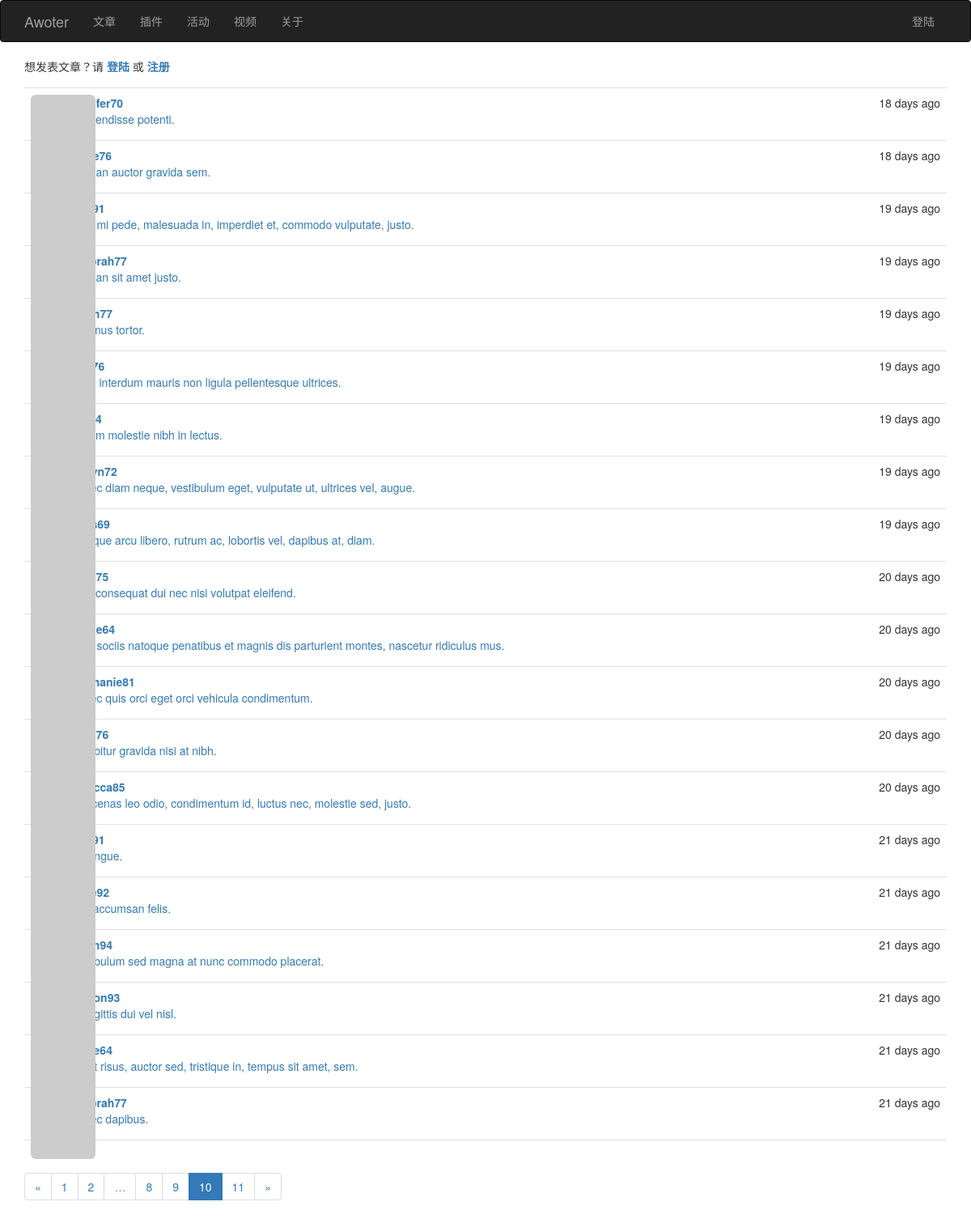
The page /doc?page=10 on the database its author committed.
### app/models.py (models this page shows, shortened)
class Post(db.Model):
    __tablename__ = 'posts'
    id = db.Column(db.Integer, primary_key=True)
    article_title = db.Column(db.String(128), index=True)
    body = db.Column(db.Text)
    timestamp = db.Column(db.DateTime, index=True, default=datetime.utcnow)
    author_id = db.Column(db.Integer, db.ForeignKey('users.id'))
    body_html = db.Column(db.Text)

class User(UserMixin, db.Model):
    __tablename__ = 'users'
    id = db.Column(db.Integer, primary_key=True)
    email = db.Column(db.String(64), unique=True, index=True)
    username = db.Column(db.String(64), unique=True, index=True)
    role_id = db.Column(db.Integer, db.ForeignKey('roles.id'))
    password_hash = db.Column(db.String(128))
    confirmed = db.Column(db.Boolean, default=False)
    nickname = db.Column(db.String(64))
    location = db.Column(db.String(64))
    about_me = db.Column(db.Text())
    member_since = db.Column(db.DateTime(), default=datetime.utcnow)
    last_seen = db.Column(db.DateTime(), default=datetime.utcnow)
    avatar_hash = db.Column(db.String(32))
    posts = db.relationship('Post', backref='author', lazy='dynamic')
    @property
    def password(self):
        raise AttributeError('password is not a readable attribute')
    def gravatar(self,  size=100, default='identicon', rating='g'):
        if request.is_secure:
            url = 'https://secure.gravatar.com/avatar'
        else:
            url = 'https://www.gravatar.com/avatar'
        hash = self.avatar_hash or hashlib.md5(self.email.encode('utf-8')).hexdigest()
        return '{url}/{hash}?s={size}&d={default}&r={rating}'.format(
            url=url, hash=hash, size=size, default=default, rating=rating)

### app/main/views.py (the view)
@main.route('/doc')
def doc():
    title = u'文章列表'
    body_show = False
    page = request.args.get('page', 1, type=int)
    pagination = Post.query.order_by(Post.timestamp.desc()).paginate(
        page, per_page=current_app.config['AWOTER_DOC_PER_PAGE'],
        error_out=False)
    posts = pagination.items
    return render_template('doc.html', title=title, posts=posts, pagination=pagination, body_show=body_show)

### app/auth/views.py (called while the page is built)
@auth.before_app_request
def before_request():
    if current_user.is_authenticated \
            and not current_user.confirmed \
            and request.endpoint[:5] != 'auth.' \
            and request.endpoint != 'static':
        return redirect(url_for('auth.unconfirmed'))

@auth.before_app_request
def before_request():
    if current_user.is_authenticated:
        current_user.ping()
        if not current_user.confirmed \
                and request.endpoint[:5] != 'auth.':
            return redirect(url_for('auth.unconfirmed'))

### app/main/__init__.py (called while the page is built)
@main.app_context_processor
def inject_permissions():
    return dict(Permission=Permission)

### app/templates/doc.html
{% extends "base.html" %}
{% import "_macros.html" as macros %}
{% block page_content %}
    {% if current_user.is_authenticated %}
    <a class="btn btn-info" href="{{ url_for('main.post') }}">创建文章</a>
    {% else %}
        <p>想发表文章？请 <a href="{{ url_for('auth.login') }}"><strong>登陆</a></strong> 或
            <a href="{{ url_for('auth.register') }}"><strong>注册</strong></a></p>
    {% endif %}
{% include '_doc.html' %}
{% if pagination %}
<div class="pagination">
    {{ macros.pagination_widget(pagination, 'main.doc') }}
</div>
{% endif %}
{% endblock %}

### app/templates/_doc.html (shortened to what this page needs)
<ul class="posts">
    {% for post in posts %}
    <li class="post">
        <div class="post-thumbnail">
            <a href="{{ url_for('.user_page', username=post.author.username) }}">
                <img class="img-rounded profile-thumbnail" src="{{ post.author.gravatar(size=40) }}">
            </a>
        </div>
        <div class="post-content">
            <div class="post-date">{{ moment(post.timestamp).fromNow() }}</div>
            <div class="post-author">
                <a href="{{ url_for('.user_page', username=post.author.username) }}">
                {{ post.author.username }}</a>
            </div>
            <a href="{{ url_for('main.doc_detail', id=post.id) }}">
                <div class="post-title">{{ post.article_title }}</div>
            </a>
        </div>
    </li>
    {% endfor %}
</ul>

### app/static/styles.css (style rules this page uses)
.profile-thumbnail { position: absolute; }
ul.posts { list-style-type: none; padding: 0px; margin: 16px 0px 0px 0px; border-top: 1px solid #e0e0e0; }
ul.posts li.post { padding: 8px; border-bottom: 1px solid #e0e0e0; }
div.post-date { float: right; }
div.post-author { font-weight: bold; }
div.post-thumbnail { position: absolute; }
div.post-content { margin-left: 48px; min-height: 48px; }

### rows shown on the page
Post: timestamp "18 days ago", author.username "jennifer70", article_title "Suspendisse potenti."
Post: timestamp "18 days ago", article_title "Aenean auctor gravida sem."
Post: timestamp "19 days ago", article_title "Cras mi pede, malesuada in, imperdiet et, commodo vulputate, justo."
Post: timestamp "19 days ago", author.username "deborah77", article_title "Aenean sit amet justo."
Post: timestamp "19 days ago", article_title "Vivamus tortor."
Post: timestamp "19 days ago", article_title "Proin interdum mauris non ligula pellentesque ultrices."
Post: timestamp "19 days ago", article_title "Nullam molestie nibh in lectus."
Post: timestamp "19 days ago", article_title "Donec diam neque, vestibulum eget, vulputate ut, ultrices vel, augue."
Post: timestamp "19 days ago", article_title "Quisque arcu libero, rutrum ac, lobortis vel, dapibus at, diam."
Post: timestamp "20 days ago", article_title "Duis consequat dui nec nisi volutpat eleifend."
Post: timestamp "20 days ago", article_title "Cum sociis natoque penatibus et magnis dis parturient montes, nascetur ridiculus mus."
Post: timestamp "20 days ago", author.username "stephanie81", article_title "Donec quis orci eget orci vehicula condimentum."
Post: timestamp "20 days ago", article_title "Curabitur gravida nisi at nibh."
Post: timestamp "20 days ago", author.username "rebecca85", article_title "Maecenas leo odio, condimentum id, luctus nec, molestie sed, justo."
Post: timestamp "21 days ago", article_title "In congue."
Post: timestamp "21 days ago", article_title "Sed accumsan felis."
Post: timestamp "21 days ago", article_title "Vestibulum sed magna at nunc commodo placerat."
Post: timestamp "21 days ago", article_title "In sagittis dui vel nisl."
Post: timestamp "21 days ago", article_title "In est risus, auctor sed, tristique in, tempus sit amet, sem."
Post: timestamp "21 days ago", author.username "deborah77", article_title "Donec dapibus."

### other values the page prints
{{ p }} "1" "2" "8" "9" "11"
{{ p }} "10"
